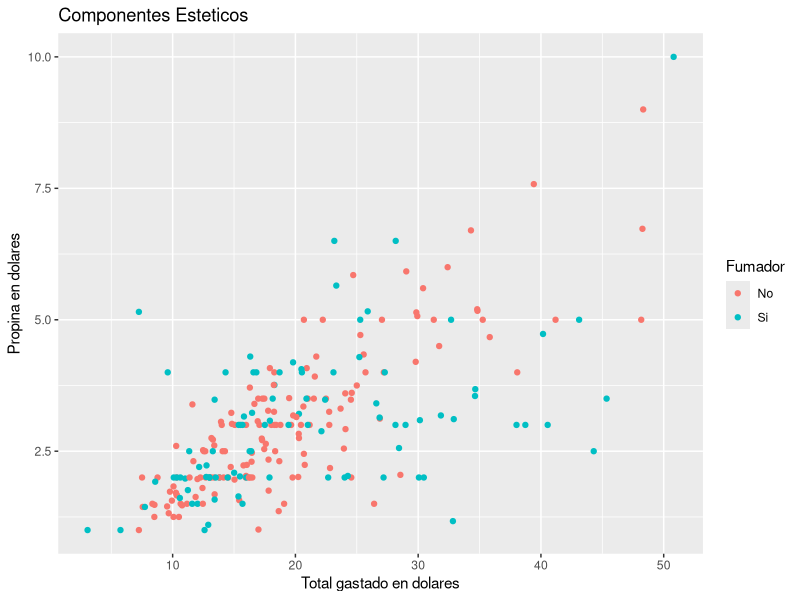
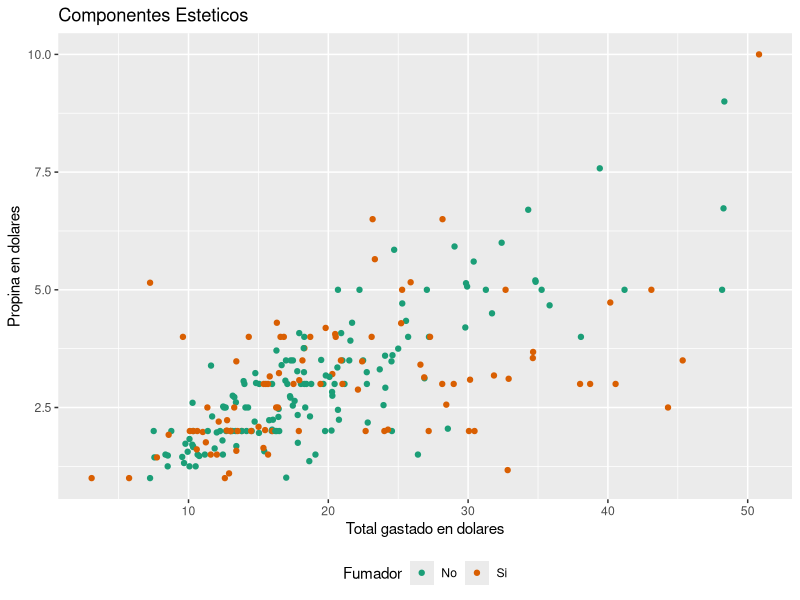
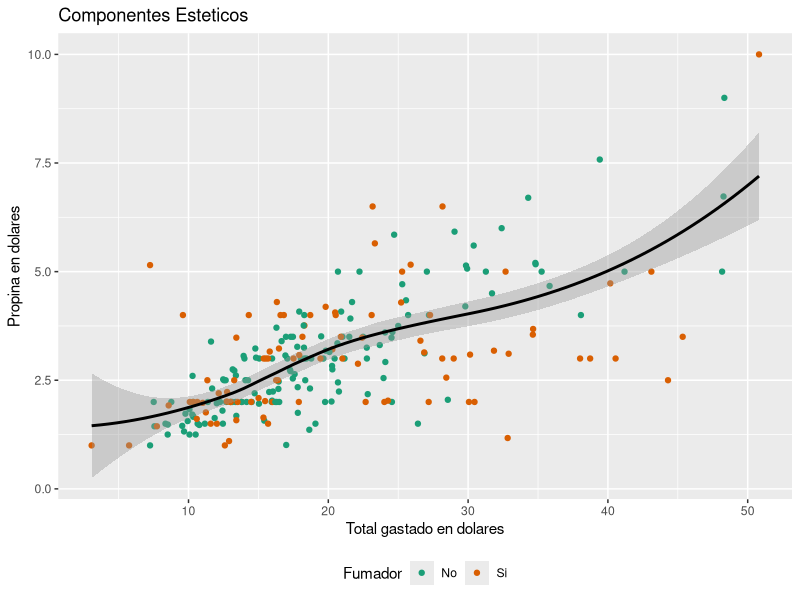
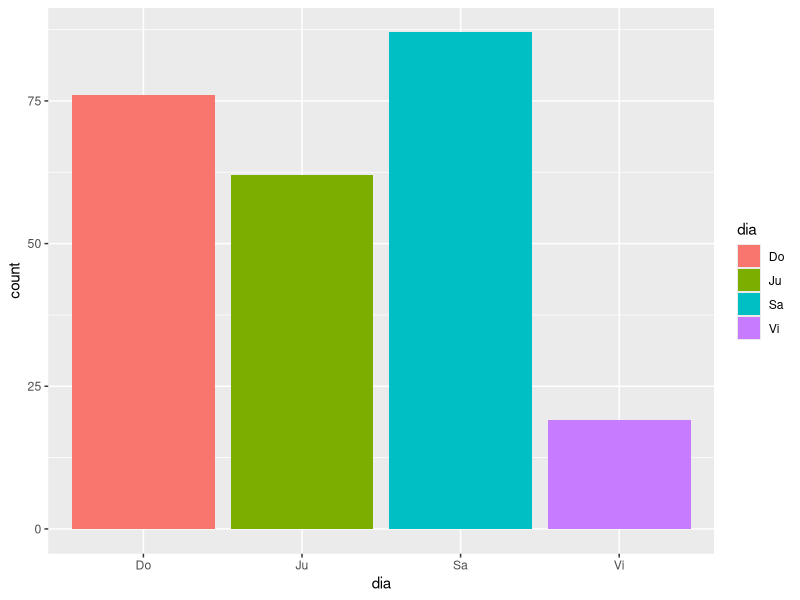
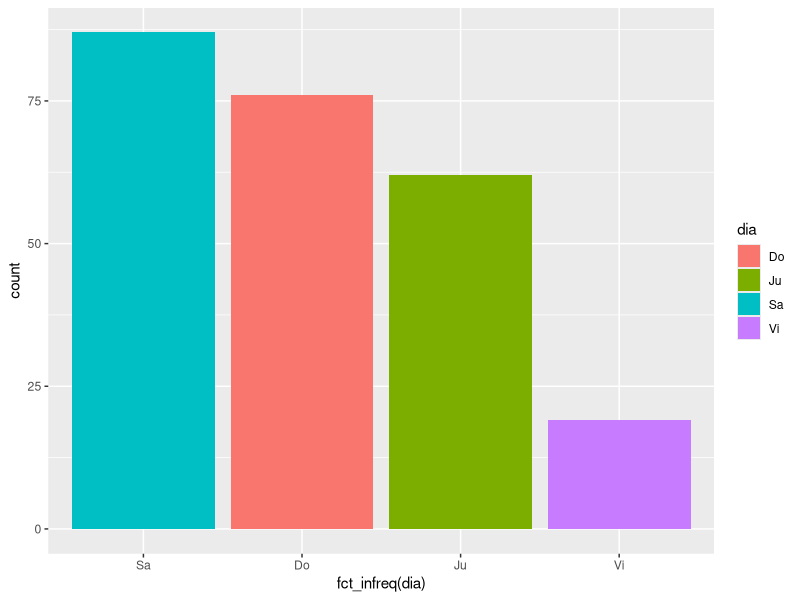
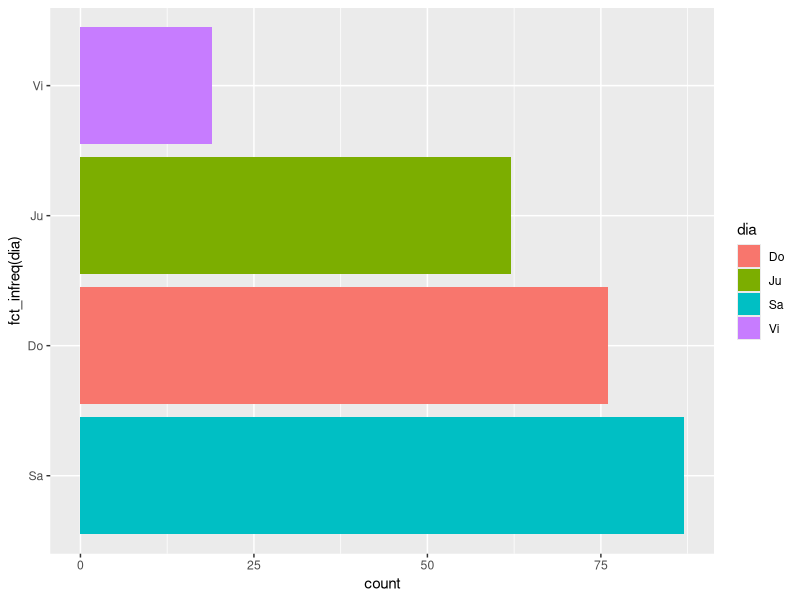

Reproduce these figures in R, in order.
## ---- chunk 1
knitr::opts_chunk$set(echo = TRUE)
## ---- chunk 2
library(tidyverse)
propinas <- read_csv("propina.csv")
## ---- chunk 3
library(ggplot2)
## ---- chunk 4
ggplot(propinas, aes(total,propina,colour=fuma))+geom_point()+
  labs(title="Componentes Esteticos",
       x="Total gastado en dolares",
       y="Propina en dolares",
       colour="Fumador")
## ---- chunk 5
ggplot(propinas, aes(total,propina,colour=fuma))+geom_point()+
  labs(title="Componentes Esteticos",
       x="Total gastado en dolares",
       y="Propina en dolares",
       colour="Fumador")+
  theme(legend.position = "bottom")+
  scale_color_brewer(palette="Dark2")
## ---- chunk 6
ggplot(propinas, aes(total,propina,colour=fuma))+geom_point()+
  labs(title="Componentes Esteticos",
       x="Total gastado en dolares",
       y="Propina en dolares",
       colour="Fumador")+
  theme(legend.position = "bottom")+
  scale_color_brewer(palette="Dark2")+ 
  geom_smooth(colour="black")
## ---- chunk 7
ggplot(propinas, aes(dia, fill=dia))+geom_bar()
## ---- chunk 8
library(forcats)

ggplot(propinas, aes(x= fct_infreq(dia), fill=dia))+geom_bar()
## ---- chunk 9
library(forcats)

ggplot(propinas, aes(x= fct_infreq(dia), fill=dia))+geom_bar()+coord_flip()
